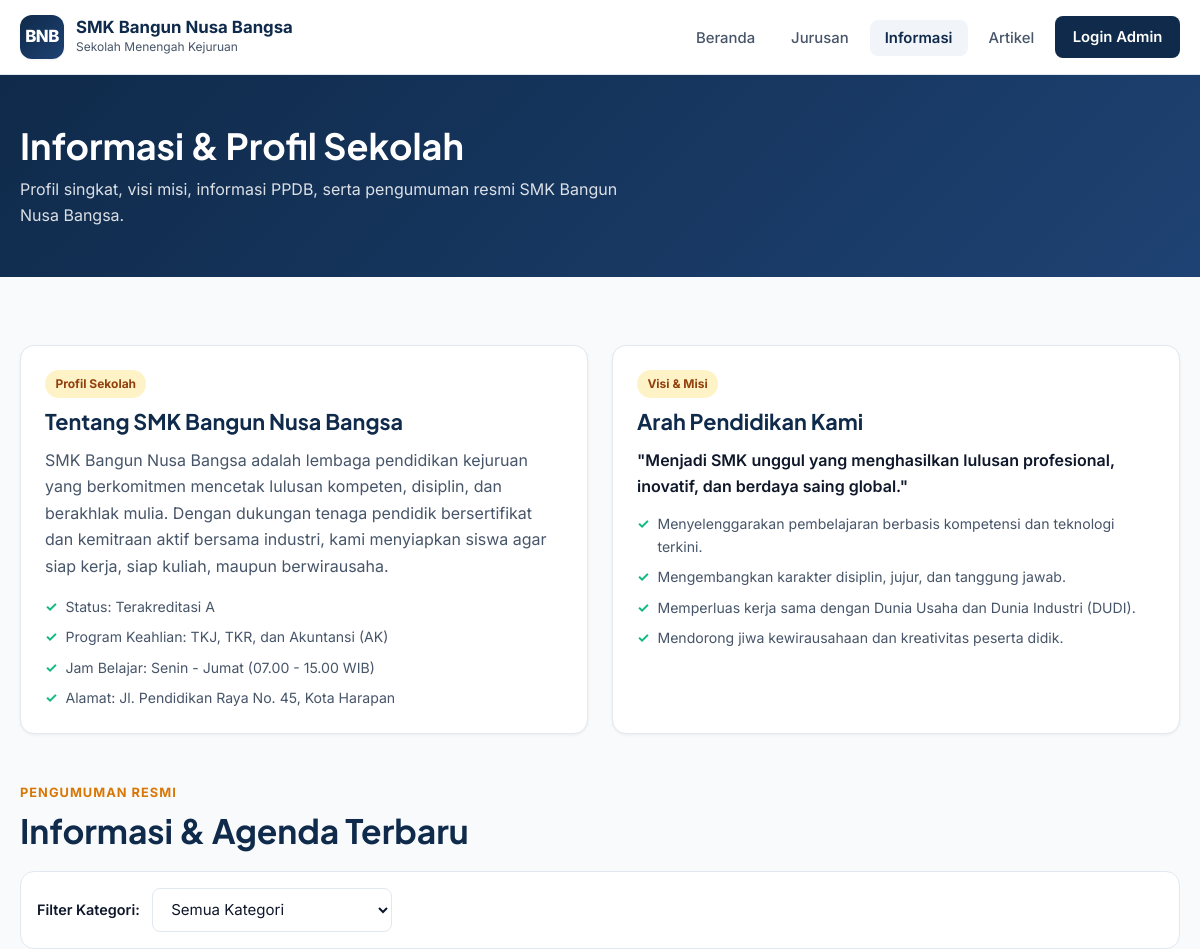
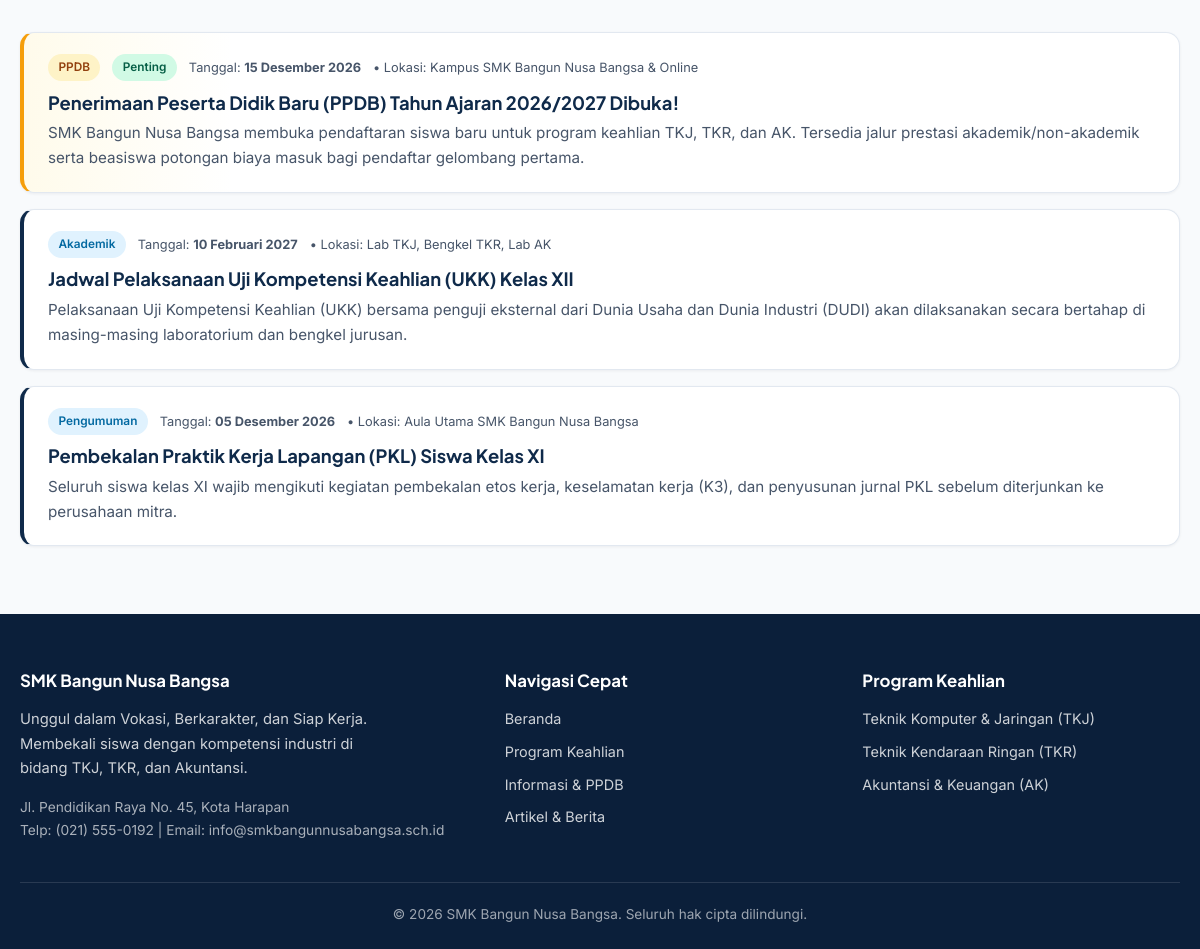
The app's page /informasi.php with its own data (2 pictures, top to bottom).
### tables this page shows
CREATE TABLE IF NOT EXISTS `informasi` (
    `id` INT AUTO_INCREMENT PRIMARY KEY,
    `judul` VARCHAR(200) NOT NULL,
    `kategori` VARCHAR(50) NOT NULL DEFAULT 'Pengumuman',
    `isi` TEXT NOT NULL,
    `tanggal_acara` DATE DEFAULT NULL,
    `lokasi` VARCHAR(150) DEFAULT NULL,
    `is_pinned` TINYINT(1) NOT NULL DEFAULT 0,
    `created_at` TIMESTAMP DEFAULT CURRENT_TIMESTAMP
);

### includes/helpers.php (called while the page is built, shortened)
<?php
function e(?string $str): string
{
    return htmlspecialchars((string)$str, ENT_QUOTES, 'UTF-8');
}
function formatTanggal(?string $dateStr): string
{
    $bulan = [
        1 => 'Januari', 'Februari', 'Maret', 'April', 'Mei', 'Juni',
        'Juli', 'Agustus', 'September', 'Oktober', 'November', 'Desember'
    ];
    $ts = strtotime($dateStr);
    $tgl = date('d', $ts);
    $bln = $bulan[(int)date('n', $ts)] ?? date('M', $ts);
    $thn = date('Y', $ts);
    return "$tgl $bln $thn";
}

### informasi.php (the view, shortened to what this page needs)
<?php
require_once __DIR__ . '/config/database.php';
$kategoriFilter = trim($_GET['kategori'] ?? '');
if ($kategoriFilter !== '') {
    $stmt = $pdo->prepare("SELECT * FROM informasi WHERE kategori = ? ORDER BY is_pinned DESC, created_at DESC");
    $stmt->execute([$kategoriFilter]);
    $infoList = $stmt->fetchAll();
} else {
    $infoList = $pdo->query("SELECT * FROM informasi ORDER BY is_pinned DESC, created_at DESC")->fetchAll();
}
include __DIR__ . '/includes/header.php';
?>
<section class="page-header">
    <div class="container">
        <h1>Informasi &amp; Profil Sekolah</h1>
        <p>Profil singkat, visi misi, informasi PPDB, serta pengumuman resmi <?= e(SCHOOL_NAME) ?>.</p>
    </div>
</section>
<section class="section">
    <div class="container">
        <div class="grid-2" style="margin-bottom:3rem;">
            <div class="card">
                <div class="card-body">
                    <span class="jurusan-badge">Profil Sekolah</span>
                    <h2 style="color:var(--primary); margin-bottom:0.75rem; font-size:1.35rem;">Tentang <?= e(SCHOOL_NAME) ?></h2>
                    <p style="color:var(--text-muted); margin-bottom:1rem;">
                        <?= e(SCHOOL_NAME) ?> adalah lembaga pendidikan kejuruan yang berkomitmen mencetak lulusan kompeten, disiplin, dan berakhlak mulia. Dengan dukungan tenaga pendidik bersertifikat dan kemitraan aktif bersama industri, kami menyiapkan siswa agar siap kerja, siap kuliah, maupun berwirausaha.
                    </p>
                    <ul class="check-list" style="margin-bottom:0;">
                        <li>Status: Terakreditasi A</li>
                        <li>Program Keahlian: TKJ, TKR, dan Akuntansi (AK)</li>
                        <li>Jam Belajar: Senin - Jumat (07.00 - 15.00 WIB)</li>
                        <li>Alamat: Jl. Pendidikan Raya No. 45, Kota Harapan</li>
                    </ul>
                </div>
            </div>
            <div class="card">
                <div class="card-body">
                    <span class="jurusan-badge">Visi &amp; Misi</span>
                    <h2 style="color:var(--primary); margin-bottom:0.75rem; font-size:1.35rem;">Arah Pendidikan Kami</h2>
                    <p style="color:var(--text); font-weight:600; margin-bottom:0.75rem;">
                        "Menjadi SMK unggul yang menghasilkan lulusan profesional, inovatif, dan berdaya saing global."
                    </p>
                    <ul class="check-list" style="margin-bottom:0;">
                        <li>Menyelenggarakan pembelajaran berbasis kompetensi dan teknologi terkini.</li>
                        <li>Mengembangkan karakter disiplin, jujur, dan tanggung jawab.</li>
                        <li>Memperluas kerja sama dengan Dunia Usaha dan Dunia Industri (DUDI).</li>
                        <li>Mendorong jiwa kewirausahaan dan kreativitas peserta didik.</li>
                    </ul>
                </div>
            </div>
        </div>
        <div class="section-header" style="margin-bottom:1.25rem;">
            <div>
                <span class="eyebrow">Pengumuman Resmi</span>
                <h2>Informasi &amp; Agenda Terbaru</h2>
            </div>
        </div>
        <form method="GET" class="filter-bar" style="align-items:center;">
            <label for="kategori" style="font-weight:600; font-size:0.9rem;">Filter Kategori:</label>
            <select name="kategori" id="kategori" class="form-control" style="max-width:240px;" onchange="this.form.submit()">
                <option value="">Semua Kategori</option>
            </select>
        </form>
        <?php if (empty($infoList)): ?>
            <div class="alert alert-danger">Belum ada informasi untuk kategori yang dipilih.</div>
        <?php else: ?>
            <div style="display:flex; flex-direction:column; gap:1rem;">
                <?php foreach ($infoList as $info): ?>
                    <div class="info-item <?= $info['is_pinned'] ? 'pinned' : '' ?>">
                        <div class="article-meta">
                            <span class="badge <?= $info['is_pinned'] ? 'badge-warning' : '' ?>"><?= e($info['kategori']) ?></span>
                            <?php if ($info['is_pinned']): ?>
                                <span class="badge badge-success">Penting</span>
                            <?php endif; ?>
                            <?php if ($info['tanggal_acara']): ?>
                                <span>Tanggal: <strong><?= formatTanggal($info['tanggal_acara']) ?></strong></span>
                            <?php endif; ?>
                            <?php if ($info['lokasi']): ?>
                                <span>&bull; Lokasi: <?= e($info['lokasi']) ?></span>
                            <?php endif; ?>
                        </div>
                        <h3 style="font-size:1.15rem; margin-bottom:0.4rem; color:var(--primary);"><?= e($info['judul']) ?></h3>
                        <p style="color:var(--text-muted); font-size:0.95rem;"><?= nl2br(e($info['isi'])) ?></p>
                    </div>
                <?php endforeach; ?>
            </div>
        <?php endif; ?>
    </div>
</section>
<?php include __DIR__ . '/includes/footer.php'; ?>

### assets/css/style.css (style rules this page uses)
:root { --primary: #0f2a4a; --primary-light: #1e4273; --accent: #f59e0b; --accent-hover: #d97706; --bg: #f8fafc; --surface: #ffffff; --surface-muted: #f1f5f9; --text: #0f172a; --text-muted: #475569; --border: #e2e8f0; --success: #10b981; --danger: #ef4444; --warning: #f59e0b; --radius: 14px; --radius-sm: 8px; --shadow-sm: 0 1px 3px rgba(15, 23, 42, 0.06); --shadow-md: 0 10px 25px -5px rgba(15, 23, 42, 0.08), 0 4px 10px -6px rgba(15, 23, 42, 0.04); --shadow-lg: 0 20px 40px -12px rgba(15, 42, 74, 0.16); --transition: all 0.25s cubic-bezier(0.4, 0, 0.2, 1); }
*, *::before, *::after { box-sizing: border-box; margin: 0; padding: 0; }
html { scroll-behavior: smooth; }
body { font-family: 'Inter', -apple-system, BlinkMacSystemFont, 'Segoe UI', Roboto, sans-serif; background-color: var(--bg); color: var(--text); line-height: 1.65; min-height: 100vh; display: flex; flex-direction: column; }
h1, h2, h3, h4, .font-heading { font-family: 'Plus Jakarta Sans', 'Inter', sans-serif; line-height: 1.25; font-weight: 700; color: var(--text); }
.container { width: 100%; max-width: 1200px; margin: 0 auto; padding: 0 1.25rem; }
.section { padding: 4.25rem 0; }
.section-header { display: flex; justify-content: space-between; align-items: flex-end; gap: 1.5rem; margin-bottom: 2.25rem; flex-wrap: wrap; }
.section-header .eyebrow { font-size: 0.8rem; text-transform: uppercase; letter-spacing: 0.08em; font-weight: 700; color: var(--accent-hover); margin-bottom: 0.35rem; display: block; }
.section-header h2 { font-size: clamp(1.5rem, 3vw, 2.1rem); color: var(--primary); }
.page-header { background: linear-gradient(135deg, var(--primary) 0%, var(--primary-light) 100%); color: #fff; padding: 3rem 0; }
.page-header h1 { color: #fff; font-size: clamp(1.75rem, 3vw, 2.4rem); margin-bottom: 0.5rem; }
.page-header p { color: rgba(255, 255, 255, 0.85); max-width: 640px; }
.grid-2 { display: grid; grid-template-columns: repeat(2, 1fr); gap: 1.5rem; }
.card { background: var(--surface); border: 1px solid var(--border); border-radius: var(--radius); overflow: hidden; box-shadow: var(--shadow-sm); transition: var(--transition); display: flex; flex-direction: column; }
.card-body { padding: 1.5rem; flex: 1; display: flex; flex-direction: column; }
.jurusan-badge { display: inline-block; font-size: 0.75rem; font-weight: 700; padding: 0.25rem 0.65rem; border-radius: 999px; background: #fef3c7; color: #92400e; margin-bottom: 0.65rem; width: fit-content; }
.check-list { list-style: none; display: flex; flex-direction: column; gap: 0.45rem; margin-bottom: 1.25rem; font-size: 0.88rem; color: var(--text-muted); }
.check-list li { display: flex; align-items: flex-start; gap: 0.5rem; }
.check-list li::before { content: '✓'; color: var(--success); font-weight: 700; flex-shrink: 0; }
.article-meta { display: flex; align-items: center; gap: 0.75rem; font-size: 0.8rem; color: var(--text-muted); margin-bottom: 0.6rem; flex-wrap: wrap; }
.badge { display: inline-block; padding: 0.22rem 0.65rem; border-radius: 999px; font-size: 0.74rem; font-weight: 600; background: #e0f2fe; color: #0369a1; }
.badge-warning { background: #fef3c7; color: #92400e; }
.badge-success { background: #d1fae5; color: #065f46; }
.info-item { background: var(--surface); border: 1px solid var(--border); border-left: 4px solid var(--primary); border-radius: var(--radius); padding: 1.35rem 1.5rem; box-shadow: var(--shadow-sm); }
.info-item.pinned { border-left-color: var(--accent); background: linear-gradient(to right, #fffbeb 0%, #ffffff 18%); }
.filter-bar { display: flex; gap: 0.75rem; flex-wrap: wrap; margin-bottom: 2rem; background: var(--surface); padding: 1rem; border-radius: var(--radius); border: 1px solid var(--border); }
.form-control { width: 100%; padding: 0.65rem 0.9rem; border: 1px solid var(--border); border-radius: var(--radius-sm); font-family: inherit; font-size: 0.94rem; color: var(--text); background: #fff; transition: var(--transition); }

### records on screen
informasi: kategori "PPDB", is_pinned "Penting", tanggal_acara "15 Desember 2026", lokasi "Kampus SMK Bangun Nusa Bangsa & Online", judul "Penerimaan Peserta Didik Baru (PPDB) Tahun Ajaran 2026/2027 Dibuka!", isi "SMK Bangun Nusa Bangsa membuka pendaftaran siswa baru untuk program keahlian TKJ, TKR, dan AK. Tersedia jalur prestasi akademik/non-akademik serta beasiswa potongan biaya masuk bagi pendaftar gelombang pertama."
informasi: kategori "Akademik", tanggal_acara "10 Februari 2027", lokasi "Lab TKJ, Bengkel TKR, Lab AK", judul "Jadwal Pelaksanaan Uji Kompetensi Keahlian (UKK) Kelas XII", isi "Pelaksanaan Uji Kompetensi Keahlian (UKK) bersama penguji eksternal dari Dunia Usaha dan Dunia Industri (DUDI) akan dilaksanakan secara bertahap di masing-masing laboratorium dan bengkel jurusan."
informasi: kategori "Pengumuman", tanggal_acara "05 Desember 2026", lokasi "Aula Utama SMK Bangun Nusa Bangsa", judul "Pembekalan Praktik Kerja Lapangan (PKL) Siswa Kelas XI", isi "Seluruh siswa kelas XI wajib mengikuti kegiatan pembekalan etos kerja, keselamatan kerja (K3), dan penyusunan jurnal PKL sebelum diterjunkan ke perusahaan mitra."

### other values on screen
SCHOOL_NAME "SMK Bangun Nusa Bangsa"
SCHOOL_TAGLINE "Unggul dalam Vokasi, Berkarakter, dan Siap Kerja"
